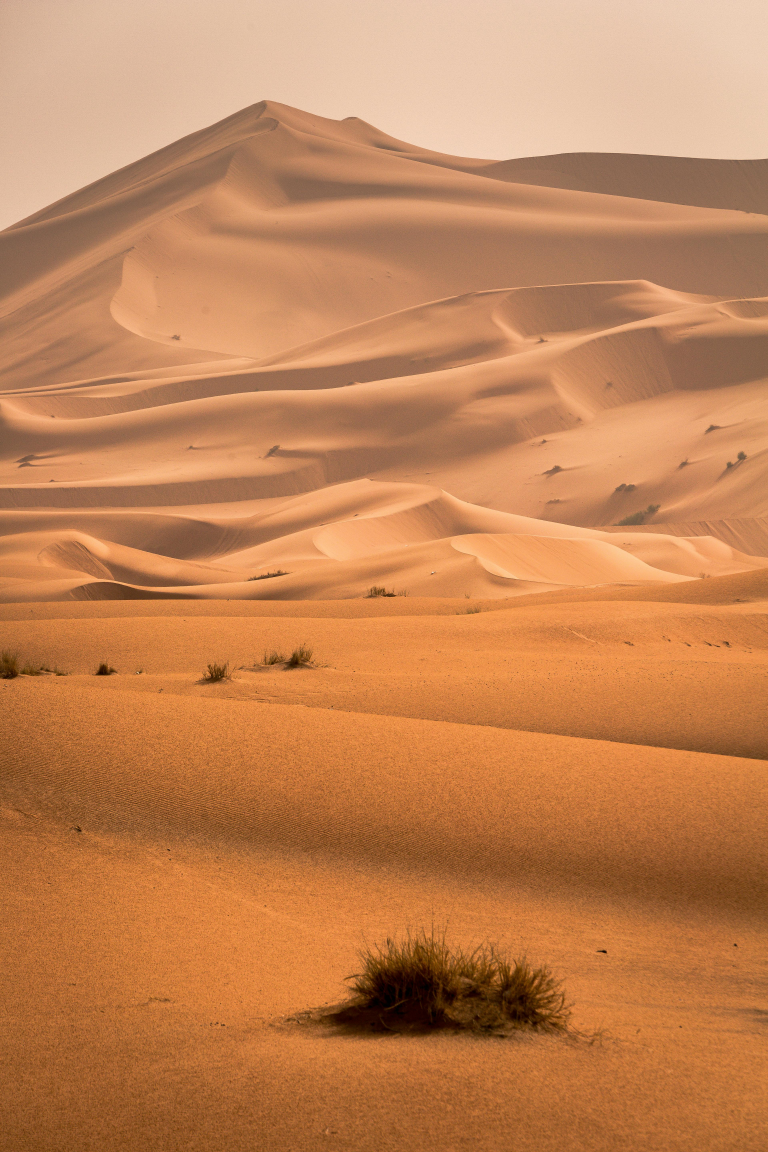
#> input picture scene/desert.jpg, 3840 x 5760 px, given as the content of the folder ./object_HD/, which was not available (shown at 1/5 size)
$ python rename_resolution.py
#> lines starting #> are read from the running program, lines starting #| are printed output that depends on the picture
import os
from PIL import Image
import argparse
from tqdm import tqdm

print("This code is for rename the pic and transfer the pic to target.")

parser = argparse.ArgumentParser(description="Renaming PNG files starting from a specified number.")
parser.add_argument('--sn', default=0, type=int, help="The number to start renaming from")
parser.add_argument('--zfill', default=4, type=int, help="The number to zfill index")
parser.add_argument('--resolution', default=224, type=int, help="Transfer HD img to this resolution")
parser.add_argument('--source_dir', default='./object_HD/', type=str, help="source dir of HD img")
args = parser.parse_args()

folders = [args.source_dir+f for f in os.listdir(args.source_dir) if os.path.isdir(args.source_dir+f)]
print(os.listdir(args.source_dir))

for folder in tqdm(folders, desc="Renaming..."):
    pic_files = [f for f in os.listdir(folder) if f.endswith(('jpg', 'jpeg', 'pic', 'bmp', 'gif'))]

    pic_files.sort()

    for i, file in enumerate(pic_files, start=args.sn):
        file_extension = os.path.splitext(file)[1]
        new_name = f"{str(i).zfill(args.zfill)}{file_extension}"
        old_file_path = os.path.join(folder, file)
        new_file_path = os.path.join(folder, new_name)
        os.rename(old_file_path, new_file_path)
        # print(f"Renamed: {old_file_path} -> {new_file_path}")

    args.sn += 100

print("All files have been renamed successfully.")

source_dir = args.source_dir
output_dir = f'./object_{args.resolution}'

if not os.path.exists(output_dir):
    os.makedirs(output_dir)

# 遍历 object_HD 下的所有子文件夹
for subdir, dirs, files in tqdm(os.walk(source_dir), desc=f"Change resolution to {args.resolution}..."):
    for file in files:
        if file.lower().endswith(('jpg', 'jpeg', 'png', 'bmp', 'gif')):

            img_path = os.path.join(subdir, file)
            img = Image.open(img_path)
#> img is the input picture: PIL image 3840x5760 RGB; mean R, G, B 194.6, 131, 84.6

            width, height = img.size
#> width = 3840; height = 5760
            max_size = args.resolution
            if width > height:
                new_width = max_size
                new_height = int((max_size / width) * height)
            else:
                new_height = max_size
                new_width = int((max_size / height) * width)
#> new_width = 149

            # 调整图片大小
            img_resized = img.resize((new_width, new_height), Image.Resampling.LANCZOS)
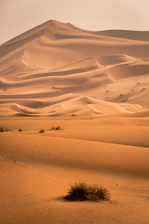
#> img_resized: PIL image 149x224 RGB; mean R, G, B 194.6, 131, 84.6

            # 保存调整后的图片到目标文件夹，保留子文件夹结构
            # 计算相对路径
            relative_path = os.path.relpath(subdir, source_dir)
            target_subdir = os.path.join(output_dir, relative_path)

            # 确保目标子文件夹存在
            if not os.path.exists(target_subdir):
                os.makedirs(target_subdir)

            # 保存图片
            target_path = os.path.join(target_subdir, file)
            img_resized.save(target_path)

print(f"Transfer HD img to {args.resolution} successfully.")

$ run again, on scene/mountain.jpg
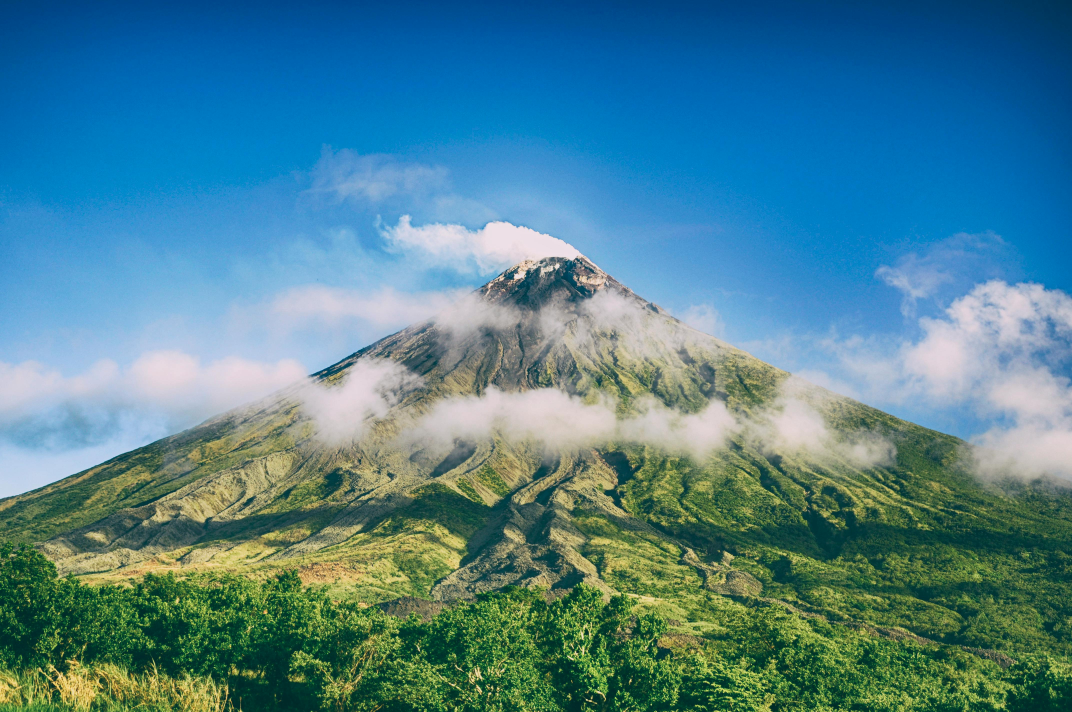
#> input picture scene/mountain.jpg, 4288 x 2848 px, given as the content of the folder ./object_HD/, which was not available (shown at 1/4 size)
#> img is the input picture: PIL image 4288x2848 RGB; mean R, G, B 77.4, 129.4, 143
#> `img_resized = img.resize((new_width, new_height), Image.Resampling.LAN..`:
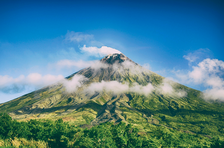
#> img_resized: PIL image 224x148 RGB; mean R, G, B 77.4, 129.4, 143
